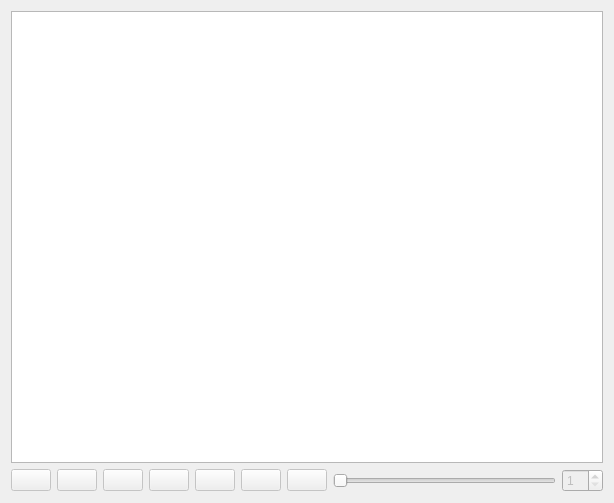
<?xml version="1.0" encoding="UTF-8"?>
<ui version="4.0">
 <class>MainViewerForm</class>
 <widget class="QWidget" name="MainViewerForm">
  <property name="geometry">
   <rect>
    <x>0</x>
    <y>0</y>
    <width>614</width>
    <height>503</height>
   </rect>
  </property>
  <property name="windowTitle">
   <string>Form</string>
  </property>
  <layout class="QHBoxLayout" name="horizontalLayout">
   <item>
    <layout class="QVBoxLayout" name="verticalLayout">
     <item>
      <widget class="QGraphicsView" name="graphicsView"/>
     </item>
     <item>
      <layout class="QHBoxLayout" name="controlsLayout">
       <item>
        <widget class="QPushButton" name="jumpToFirstButton">
         <property name="enabled">
          <bool>false</bool>
         </property>
         <property name="text">
          <string/>
         </property>
         <property name="icon">
          <iconset resource="../main_window.qrc">
           <normaloff>:/icons/jump_beg_vcr.png</normaloff>:/icons/jump_beg_vcr.png</iconset>
         </property>
         <property name="iconSize">
          <size>
           <width>16</width>
           <height>16</height>
          </size>
         </property>
        </widget>
       </item>
       <item>
        <widget class="QPushButton" name="playBackwardButton">
         <property name="enabled">
          <bool>false</bool>
         </property>
         <property name="text">
          <string/>
         </property>
         <property name="icon">
          <iconset resource="../main_window.qrc">
           <normaloff>:/icons/play_backwards.png</normaloff>:/icons/play_backwards.png</iconset>
         </property>
         <property name="iconSize">
          <size>
           <width>16</width>
           <height>16</height>
          </size>
         </property>
        </widget>
       </item>
       <item>
        <widget class="QPushButton" name="stepBackwardButton">
         <property name="enabled">
          <bool>false</bool>
         </property>
         <property name="text">
          <string/>
         </property>
         <property name="icon">
          <iconset resource="../main_window.qrc">
           <normaloff>:/icons/back_vcr.png</normaloff>:/icons/back_vcr.png</iconset>
         </property>
         <property name="iconSize">
          <size>
           <width>16</width>
           <height>16</height>
          </size>
         </property>
        </widget>
       </item>
       <item>
        <widget class="QPushButton" name="pauseButton">
         <property name="enabled">
          <bool>false</bool>
         </property>
         <property name="text">
          <string/>
         </property>
         <property name="icon">
          <iconset resource="../main_window.qrc">
           <normaloff>:/icons/pause.png</normaloff>:/icons/pause.png</iconset>
         </property>
         <property name="iconSize">
          <size>
           <width>16</width>
           <height>16</height>
          </size>
         </property>
        </widget>
       </item>
       <item>
        <widget class="QPushButton" name="stepForwardButton">
         <property name="enabled">
          <bool>false</bool>
         </property>
         <property name="text">
          <string/>
         </property>
         <property name="icon">
          <iconset resource="../main_window.qrc">
           <normaloff>:/icons/forward_vcr.png</normaloff>:/icons/forward_vcr.png</iconset>
         </property>
         <property name="iconSize">
          <size>
           <width>16</width>
           <height>16</height>
          </size>
         </property>
        </widget>
       </item>
       <item>
        <widget class="QPushButton" name="playForwardButton">
         <property name="enabled">
          <bool>false</bool>
         </property>
         <property name="text">
          <string/>
         </property>
         <property name="icon">
          <iconset resource="../main_window.qrc">
           <normaloff>:/icons/play.png</normaloff>:/icons/play.png</iconset>
         </property>
         <property name="iconSize">
          <size>
           <width>16</width>
           <height>16</height>
          </size>
         </property>
        </widget>
       </item>
       <item>
        <widget class="QPushButton" name="jumpToLastButton">
         <property name="enabled">
          <bool>false</bool>
         </property>
         <property name="text">
          <string/>
         </property>
         <property name="icon">
          <iconset resource="../main_window.qrc">
           <normaloff>:/icons/forward_vcr.png</normaloff>:/icons/forward_vcr.png</iconset>
         </property>
         <property name="iconSize">
          <size>
           <width>16</width>
           <height>16</height>
          </size>
         </property>
        </widget>
       </item>
       <item>
        <widget class="QSlider" name="frameSlider">
         <property name="enabled">
          <bool>false</bool>
         </property>
         <property name="minimum">
          <number>1</number>
         </property>
         <property name="orientation">
          <enum>Qt::Horizontal</enum>
         </property>
        </widget>
       </item>
       <item>
        <widget class="QSpinBox" name="frameSpinBox">
         <property name="enabled">
          <bool>false</bool>
         </property>
         <property name="minimum">
          <number>1</number>
         </property>
        </widget>
       </item>
      </layout>
     </item>
    </layout>
   </item>
  </layout>
  <action name="action_PlayForward">
   <property name="icon">
    <iconset resource="../main_window.qrc">
     <normaloff>:/icons/play.png</normaloff>:/icons/play.png</iconset>
   </property>
   <property name="text">
    <string>Play Forward</string>
   </property>
   <property name="toolTip">
    <string>Play forwards</string>
   </property>
  </action>
  <action name="action_JumpToFirst">
   <property name="icon">
    <iconset resource="../main_window.qrc">
     <normaloff>:/icons/jump_beg_vcr.png</normaloff>:/icons/jump_beg_vcr.png</iconset>
   </property>
   <property name="text">
    <string>JumpToFirst</string>
   </property>
   <property name="toolTip">
    <string>Jump to the first frame</string>
   </property>
  </action>
  <action name="action_PlayBackward">
   <property name="icon">
    <iconset resource="../main_window.qrc">
     <normaloff>:/icons/play_backwards.png</normaloff>:/icons/play_backwards.png</iconset>
   </property>
   <property name="text">
    <string>Play Backward</string>
   </property>
   <property name="toolTip">
    <string>Play backwards</string>
   </property>
  </action>
  <action name="action_StepBackward">
   <property name="icon">
    <iconset resource="../main_window.qrc">
     <normaloff>:/icons/back_vcr.png</normaloff>:/icons/back_vcr.png</iconset>
   </property>
   <property name="text">
    <string>Step Backward</string>
   </property>
   <property name="toolTip">
    <string>Step backward</string>
   </property>
  </action>
  <action name="action_Pause">
   <property name="icon">
    <iconset resource="../main_window.qrc">
     <normaloff>:/icons/pause.png</normaloff>:/icons/pause.png</iconset>
   </property>
   <property name="text">
    <string>Pause</string>
   </property>
   <property name="toolTip">
    <string>Pause</string>
   </property>
  </action>
  <action name="action_StepForward">
   <property name="icon">
    <iconset resource="../main_window.qrc">
     <normaloff>:/icons/forward_vcr.png</normaloff>:/icons/forward_vcr.png</iconset>
   </property>
   <property name="text">
    <string>Step Forward</string>
   </property>
   <property name="toolTip">
    <string>Step forward</string>
   </property>
  </action>
  <action name="action_JumpToLast">
   <property name="icon">
    <iconset resource="../main_window.qrc">
     <normaloff>:/icons/jump_end_vcr.png</normaloff>:/icons/jump_end_vcr.png</iconset>
   </property>
   <property name="text">
    <string>JumpToLast</string>
   </property>
   <property name="toolTip">
    <string>Jump to the last frame</string>
   </property>
  </action>
 </widget>
 <resources>
  <include location="../main_window.qrc"/>
 </resources>
 <connections>
  <connection>
   <sender>jumpToFirstButton</sender>
   <signal>clicked()</signal>
   <receiver>action_JumpToFirst</receiver>
   <slot>trigger()</slot>
   <hints>
    <hint type="sourcelabel">
     <x>309</x>
     <y>388</y>
    </hint>
    <hint type="destinationlabel">
     <x>-1</x>
     <y>-1</y>
    </hint>
   </hints>
  </connection>
  <connection>
   <sender>playBackwardButton</sender>
   <signal>clicked()</signal>
   <receiver>action_PlayBackward</receiver>
   <slot>trigger()</slot>
   <hints>
    <hint type="sourcelabel">
     <x>455</x>
     <y>388</y>
    </hint>
    <hint type="destinationlabel">
     <x>-1</x>
     <y>-1</y>
    </hint>
   </hints>
  </connection>
  <connection>
   <sender>stepBackwardButton</sender>
   <signal>clicked()</signal>
   <receiver>action_StepBackward</receiver>
   <slot>trigger()</slot>
   <hints>
    <hint type="sourcelabel">
     <x>504</x>
     <y>388</y>
    </hint>
    <hint type="destinationlabel">
     <x>-1</x>
     <y>-1</y>
    </hint>
   </hints>
  </connection>
  <connection>
   <sender>pauseButton</sender>
   <signal>clicked()</signal>
   <receiver>action_Pause</receiver>
   <slot>trigger()</slot>
   <hints>
    <hint type="sourcelabel">
     <x>528</x>
     <y>388</y>
    </hint>
    <hint type="destinationlabel">
     <x>-1</x>
     <y>-1</y>
    </hint>
   </hints>
  </connection>
  <connection>
   <sender>stepForwardButton</sender>
   <signal>clicked()</signal>
   <receiver>action_StepForward</receiver>
   <slot>trigger()</slot>
   <hints>
    <hint type="sourcelabel">
     <x>543</x>
     <y>388</y>
    </hint>
    <hint type="destinationlabel">
     <x>-1</x>
     <y>-1</y>
    </hint>
   </hints>
  </connection>
  <connection>
   <sender>playForwardButton</sender>
   <signal>clicked()</signal>
   <receiver>action_PlayForward</receiver>
   <slot>trigger()</slot>
   <hints>
    <hint type="sourcelabel">
     <x>282</x>
     <y>475</y>
    </hint>
    <hint type="destinationlabel">
     <x>-1</x>
     <y>-1</y>
    </hint>
   </hints>
  </connection>
  <connection>
   <sender>jumpToLastButton</sender>
   <signal>clicked()</signal>
   <receiver>action_JumpToLast</receiver>
   <slot>trigger()</slot>
   <hints>
    <hint type="sourcelabel">
     <x>559</x>
     <y>388</y>
    </hint>
    <hint type="destinationlabel">
     <x>-1</x>
     <y>-1</y>
    </hint>
   </hints>
  </connection>
 </connections>
</ui>
